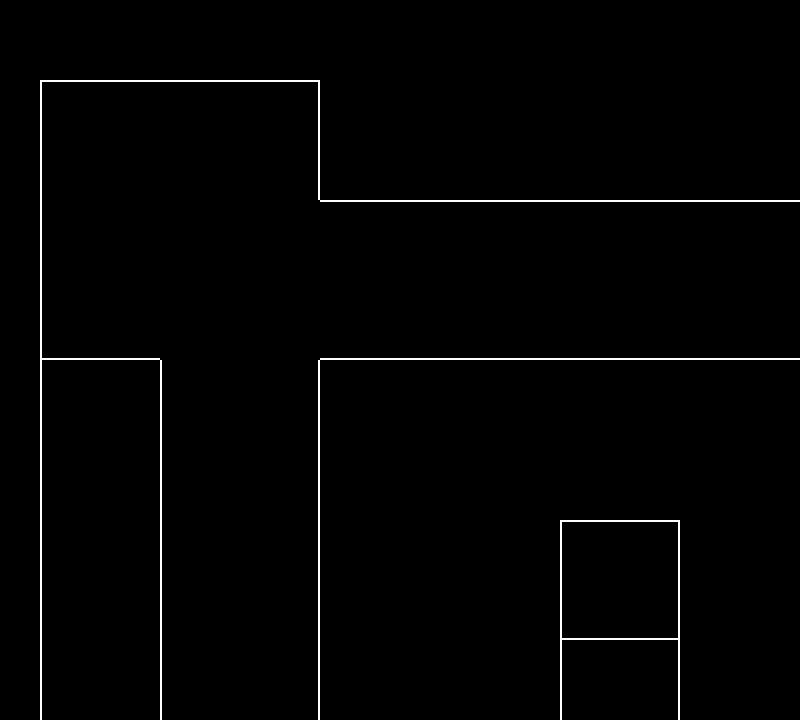

A level layout from a 2D game, rendered from its tile map. Below: a short description, then the map file with its tile-grid data intact:
An orthogonal 20x18 tile map with 40x40 px tiles, 1 tile layer (Tile Layer 1) and 35 objects (6x magicglass, 2x transition, 2x enemy, chest, script, ...).

<map version="1.9" tiledversion="1.9.0" orientation="orthogonal" renderorder="right-down" width="20" height="18" tilewidth="40" tileheight="40" infinite="0" nextlayerid="8" nextobjectid="45">
 <editorsettings>
  <export target="data.lua" format="lua" />
 </editorsettings>
 <properties>
  <property name="border" value="simple" />
  <property name="music" value="deltarune/wind_highplace" />
 </properties>
 <tileset firstgid="1" source="../../../../../../tilesets/thoughts.tsx" />
 <objectgroup id="5" name="objects_bg" />
 <layer id="1" name="Tile Layer 1" width="20" height="18">
  <data encoding="csv">
0,0,0,0,0,0,0,0,0,0,0,0,0,0,0,0,0,0,0,0,
0,0,0,0,0,0,0,0,0,0,0,0,0,0,0,0,0,0,0,0,
0,1,2,2,2,2,2,3,0,0,0,0,0,0,0,0,0,0,0,0,
0,4,5,5,5,5,5,6,0,0,0,0,0,0,0,0,0,0,0,0,
0,4,5,5,5,5,5,6,0,0,0,0,0,0,0,0,0,0,0,0,
0,4,5,5,5,5,5,5,2,2,2,2,2,2,2,2,2,2,2,2,
0,4,5,5,5,5,5,5,5,5,5,5,5,5,5,5,5,5,5,5,
0,4,5,5,5,5,5,5,5,5,5,5,5,5,5,5,5,5,5,5,
0,7,8,8,5,5,5,5,8,8,8,8,8,8,8,8,8,8,8,8,
0,4,5,5,4,5,5,6,5,5,5,5,5,5,5,5,5,5,5,5,
0,4,5,5,4,5,5,6,5,5,5,5,5,5,5,5,5,5,5,5,
0,4,5,5,4,5,5,6,5,5,5,5,5,5,5,5,5,5,5,5,
0,4,5,5,4,5,5,6,5,5,5,5,5,5,5,5,5,5,5,5,
0,4,5,5,4,5,5,6,5,5,5,5,5,5,1,2,3,5,5,5,
0,4,5,5,4,5,5,6,5,5,5,5,5,5,4,5,6,5,5,5,
0,4,5,5,4,5,5,6,5,5,5,5,5,5,7,8,9,5,5,5,
0,4,5,5,4,5,5,6,5,5,5,5,5,5,4,5,6,5,5,5,
0,4,5,5,4,5,5,6,5,5,5,5,5,5,4,5,6,5,5,5
</data>
 </layer>
 <objectgroup id="6" name="objects_glass">
  <object id="31" name="magicglass" x="320" y="560" width="120" height="40" />
  <object id="32" name="magicglass" x="400" y="400" width="40" height="160" />
  <object id="33" name="magicglass" x="440" y="400" width="320" height="40" />
  <object id="34" name="magicglass" x="720" y="440" width="40" height="280" />
  <object id="35" name="magicglass" x="600" y="680" width="120" height="40" />
  <object id="36" name="magicglass" x="600" y="640" width="40" height="40" />
 </objectgroup>
 <objectgroup id="2" name="collision">
  <object id="1" x="320" y="160" width="480" height="40" />
  <object id="2" x="320" y="80" width="40" height="80" />
  <object id="3" x="40" y="40" width="280" height="40" />
  <object id="4" x="0" y="80" width="40" height="280" />
  <object id="6" x="40" y="360" width="120" height="40" />
  <object id="7" x="120" y="400" width="40" height="320" />
  <object id="8" x="320" y="600" width="40" height="120" />
  <object id="9" x="360" y="600" width="120" height="40" />
  <object id="10" x="440" y="440" width="40" height="160" />
  <object id="13" x="480" y="440" width="240" height="40" />
  <object id="14" x="680" y="480" width="40" height="160" />
  <object id="18" x="640" y="640" width="80" height="40" />
  <object id="19" x="560" y="640" width="40" height="120" />
  <object id="20" x="600" y="720" width="200" height="40" />
  <object id="21" x="760" y="400" width="40" height="320" />
  <object id="22" x="320" y="360" width="480" height="40" />
  <object id="24" x="320" y="400" width="80" height="160" />
  <object id="25" x="520" y="520" width="40" height="120" />
  <object id="26" x="560" y="480" width="120" height="40" />
 </objectgroup>
 <objectgroup id="3" name="objects">
  <object id="27" name="transition" x="800" y="200" width="40" height="160">
   <properties>
    <property name="map" value="devhotel/rooms/room_001/thoughts/left1" />
    <property name="marker" value="west" />
   </properties>
  </object>
  <object id="28" name="transition" x="160" y="720" width="160" height="40">
   <properties>
    <property name="map" value="devhotel/rooms/room_001/thoughts/left4" />
    <property name="marker" value="north" />
   </properties>
  </object>
  <object id="37" name="enemy" x="180" y="120">
   <properties>
    <property name="actor" value="voidwanderer" />
    <property name="chase" type="bool" value="true" />
    <property name="encounter" value="2voidwanderer" />
    <property name="group" value="1" />
    <property name="path" value="1" />
    <property name="progress" value="0" />
   </properties>
   <point />
  </object>
  <object id="39" name="enemy" x="180" y="320">
   <properties>
    <property name="actor" value="voidwanderer" />
    <property name="chase" type="bool" value="true" />
    <property name="encounter" value="2voidwanderer" />
    <property name="group" value="1" />
    <property name="path" value="1" />
    <property name="progress" value="0.5" />
   </properties>
   <point />
  </object>
  <object id="43" name="chest" x="620" y="580">
   <properties>
    <property name="item" value="phasebadge" />
   </properties>
   <point />
  </object>
  <object id="44" name="script" x="520" y="200" width="40" height="160">
   <properties>
    <property name="cutscene" value="thoughts.voidremark" />
    <property name="once" type="bool" value="true" />
   </properties>
  </object>
 </objectgroup>
 <objectgroup id="4" name="markers">
  <object id="29" name="east" x="760" y="280">
   <point />
  </object>
  <object id="30" name="south" x="240" y="680">
   <point />
  </object>
  <object id="42" name="spawn" x="640" y="280">
   <point />
  </object>
 </objectgroup>
 <objectgroup id="7" name="paths">
  <object id="41" name="1" x="80" y="120" width="200" height="200">
   <ellipse />
  </object>
 </objectgroup>
</map>
